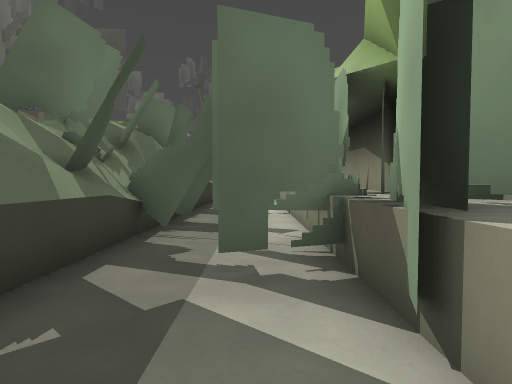
[1] (above)

17 first-person views from a walk through a level from a Godot 3-D game. The camera is 1.4 m above the floor, tilts 2° down and sees 85° across. The floor is counted in squares, 2 m on a side. Each view is taken from the middle of a square. On the plan, view 1 faces up. The plan holds only what a view shows up to about 9 squares ahead; the rest is blank. The place goes on beyond the plan.

[2]
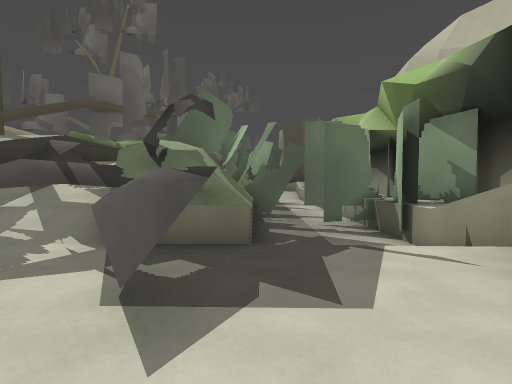

[3]
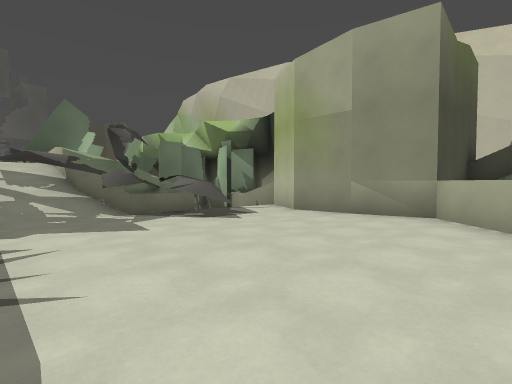

[4]
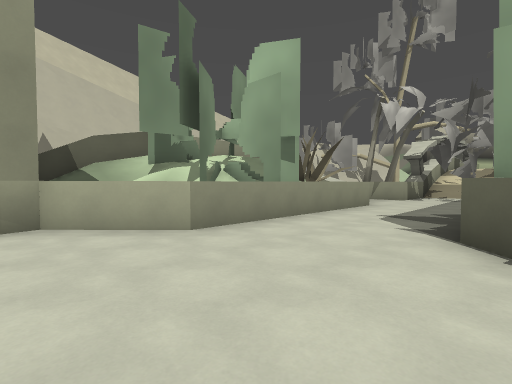

[5]
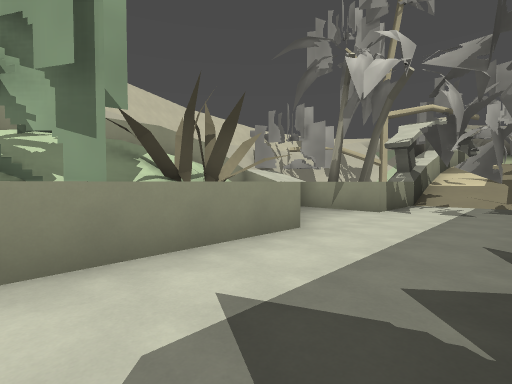

[6]
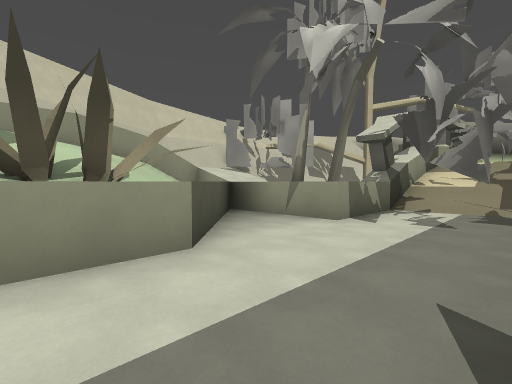

[7]
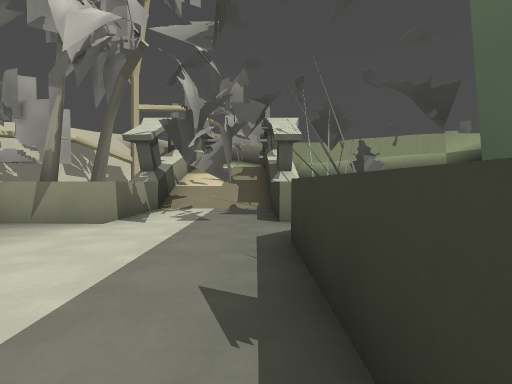

[8]
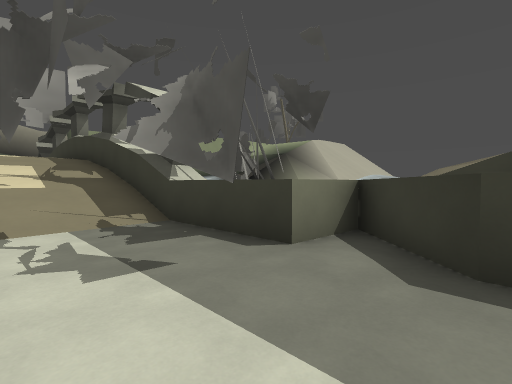

[9]
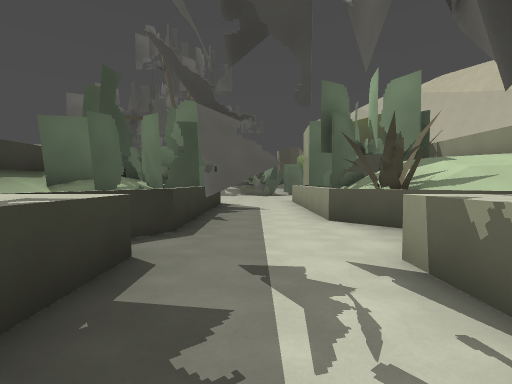

[10]
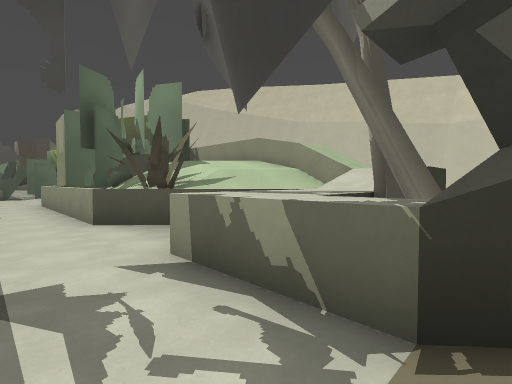

[11]
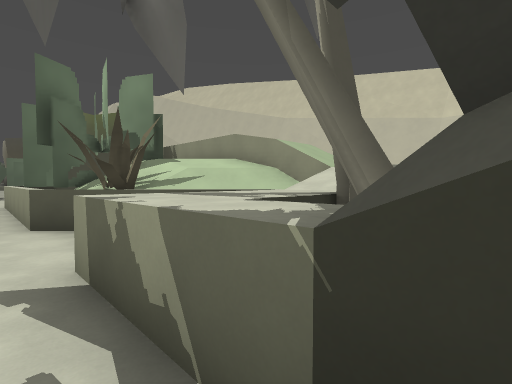

[12]
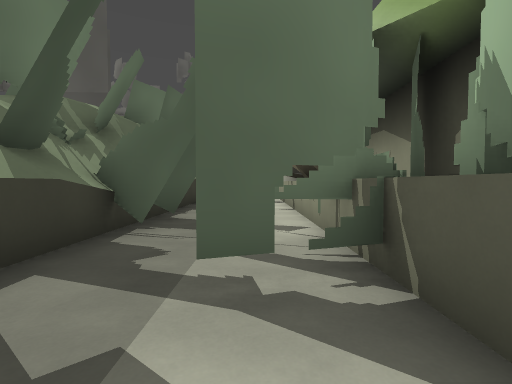

[13]
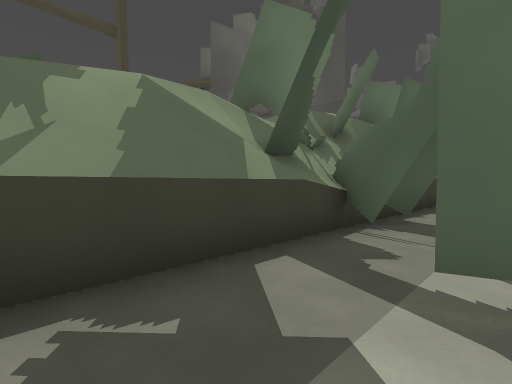

[14]
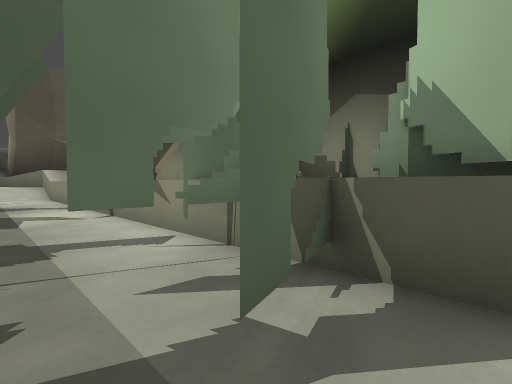

[15]
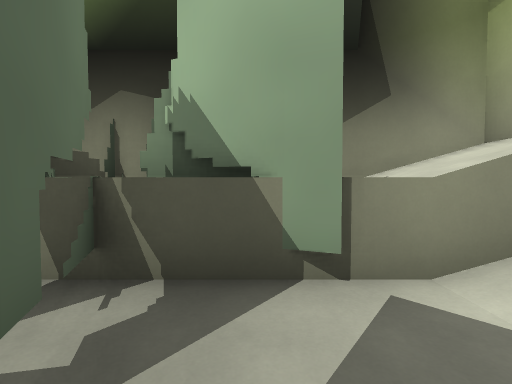

[16]
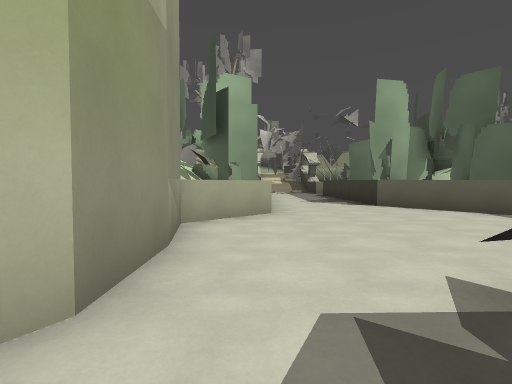

[17]
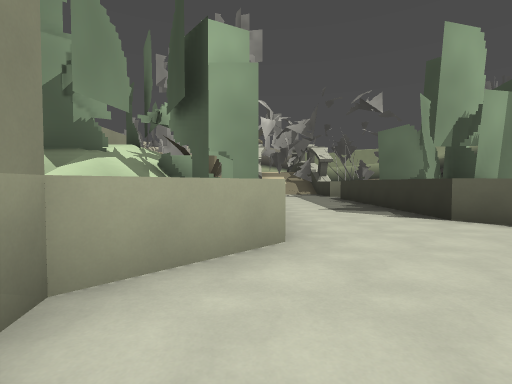

### Floor plan
Key: @ floor where view 1 was taken; # wall or solid block; . main floor; : floor 0.5 m higher than the main floor; + floor 1 m higher than the main floor; - floor 1 m lower than the main floor; * floor 1.25 m higher than the main floor; % floor 1.5 m higher than the main floor; & floor 2 m higher than the main floor; $ floor 2.75 m higher than the main floor; / step, stairs or slope; = window, fence, low wall or low ledge; ^ raised ledge; v drop or lower ground.
Columns run from 6 left of view 1 to 6 right of it. Each row starts with its distance up from view 1.
 10     #--
  9   # #--^ v
  8   ## --##v
  7   ^#^--##v
  6  #^#^#-:#v
  5  #^^^####v
  4 $$^ #-###v
  3 //^^#-#^^v
  2 //^^#--#^
  1 //^^#--^^
  0 /=##^ @^^
 -1 ..##...#^
 -2 ..#^...#
 -3 ...=..#
 -4 ......#
 -5 ......#
 -6 ......###v
 -7 .....#  +&
 -8 #....^#%&v
 -9 ##...^+&v
-10 ##...^#v
-11  #...^#v
-12  #...^*v
-13  #...^vvv
-14  #...##*vv
-15  #....#:*v
-16  #.....#:*
-17  #.#.^^^###
-18  #...^^^#  ##
-19  #...^vv
-20  #///#
-21  #///#
-22  #///^

Positions as (right, up) in squares from view 1, and headings:
1: (0, 0), facing up
2: (-2, -4), facing up
3: (-6, -7), facing up-right
4: (-5, -5), facing down-right
5: (-4, -10), facing down-right
6: (-4, -12), facing down-right
7: (-4, -12), facing down
8: (-2, -15), facing down-left
9: (-3, -20), facing up
10: (-3, -20), facing up-right
11: (-2, -20), facing up-right
12: (0, 1), facing up
13: (0, 1), facing up-left
14: (-1, 2), facing up-right
15: (-1, 2), facing right
16: (-1, -1), facing down
17: (-1, -4), facing down
